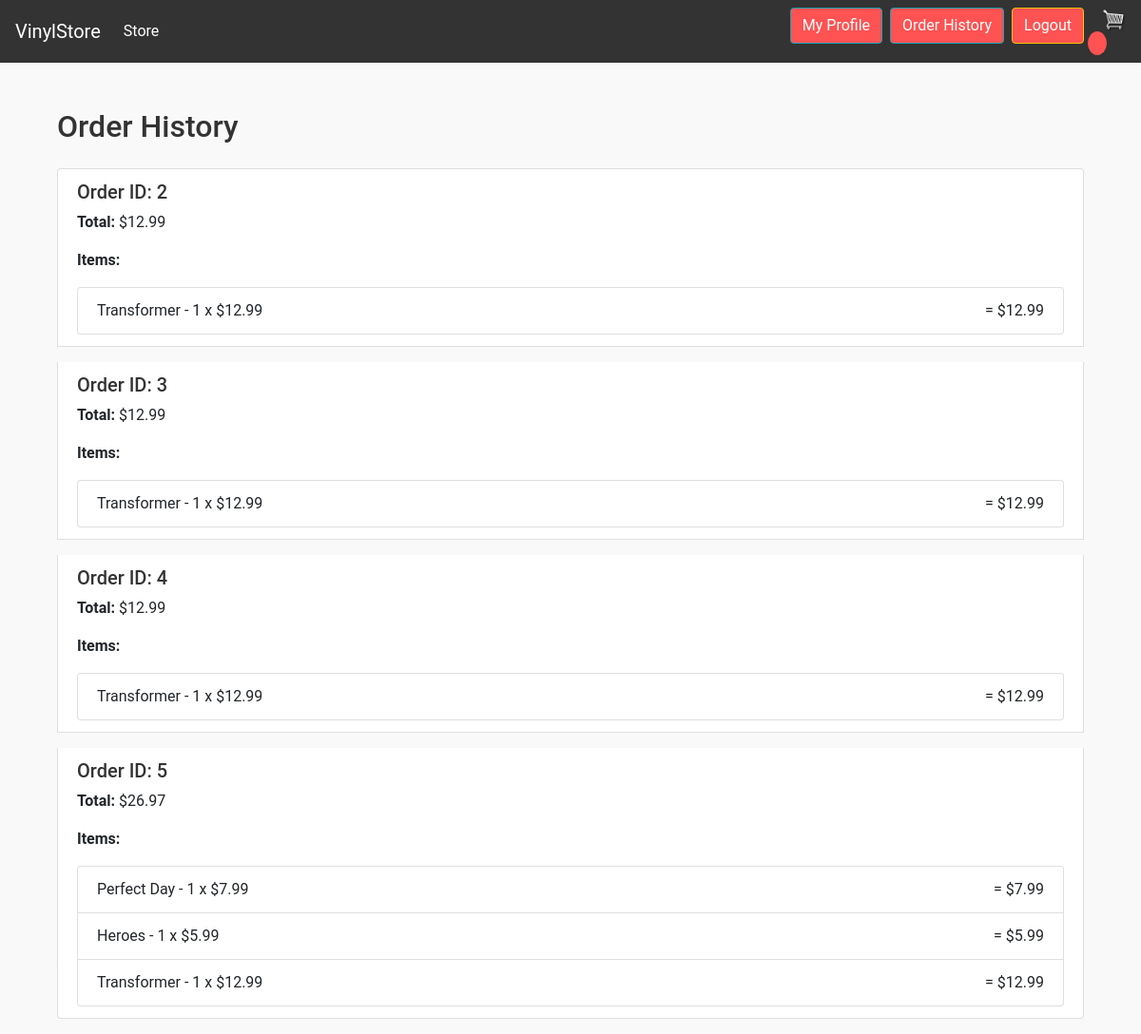
The page /order-history/ (signed in) on the database its author committed.
### store/models.py (models this page shows, shortened)
class Order(models.Model):
    customer = models.ForeignKey(User, on_delete=models.SET_NULL, null=True, blank=True)
    complete = models.BooleanField(default=False)
    transaction_id = models.CharField(max_length=100, null=True)
    @property
    def get_cart_total(self):
        orderitems = self.orderitem_set.all()
        total = sum([item.get_total for item in orderitems])
        return total

class OrderItem(models.Model):
    product = models.ForeignKey(Product, on_delete=models.SET_NULL, null=True)
    order = models.ForeignKey(Order, on_delete=models.SET_NULL, null=True)
    quantity = models.IntegerField(default=0, null=True, blank=True)
    date_added = models.DateTimeField(auto_now_add=True)
    @property
    def get_total(self):
        total = self.product.price * self.quantity
        return total

class Product(models.Model):
    name = models.CharField(max_length=200)
    author = models.ForeignKey(Author, on_delete=models.SET_NULL, null=True, blank=True)
    categories = models.ForeignKey(Category, on_delete=models.SET_NULL, null=True, blank=True)
    quantity = models.IntegerField(default=0)
    price = models.FloatField()
    image = models.ImageField(null=True, blank=True)

### store/views.py (the view)
# urls.py: path('order-history/', views.order_history_view, name='order_history')
@login_required
def order_history_view(request):
    customer = request.user
    orders = Order.objects.filter(customer=customer, complete=True)
    context = {
        'orders': orders,
    }
    return render(request, 'store/order_history.html', context)

### store/templates/store/order_history.html
{% extends "store/main.html" %}
{% block content %}
<div class="container mt-4">
    <h2 class="mb-4">Order History</h2>
    {% if orders %}
        <div class="list-group">
        {% for order in orders %}
            <div class="list-group-item mb-3">
                <h3 class="h5">Order ID: {{ order.id }}</h3>
                <p><strong>Total:</strong> ${{ order.get_cart_total }}</p>
                <p><strong>Items:</strong></p>
                <ul class="list-group">
                    {% for item in order.orderitem_set.all %}
                        <li class="list-group-item d-flex justify-content-between align-items-center">
                            <span>{{ item.product.name }} - {{ item.quantity }} x ${{ item.product.price }}</span>
                            <span>= ${{ item.get_total }}</span>
                        </li>
                    {% endfor %}
                </ul>
            </div>
        {% endfor %}
        </div>
    {% else %}
        <div class="alert alert-info" role="alert">
            No orders found.
        </div>
    {% endif %}
</div>
{% endblock %}

### static/css/main.css (style rules this page uses)
body { background-color: #f9f9f9; font-family: 'Roboto', sans-serif; }
h1, h2, h3, h4, h5, h6 { color: #333; }

### rows shown on the page
Order: id "2", get_cart_total "12.99"
OrderItem: product.name "Transformer", quantity "1", product.price "12.99", get_total "12.99"
Order: id "3", get_cart_total "12.99"
OrderItem: product.name "Transformer", quantity "1", product.price "12.99", get_total "12.99"
Order: id "4", get_cart_total "12.99"
OrderItem: product.name "Transformer", quantity "1", product.price "12.99", get_total "12.99"
Order: id "5", get_cart_total "26.97"
OrderItem: product.name "Perfect Day", quantity "1", product.price "7.99", get_total "7.99"
OrderItem: product.name "Heroes", quantity "1", product.price "5.99", get_total "5.99"
OrderItem: product.name "Transformer", quantity "1", product.price "12.99", get_total "12.99"
